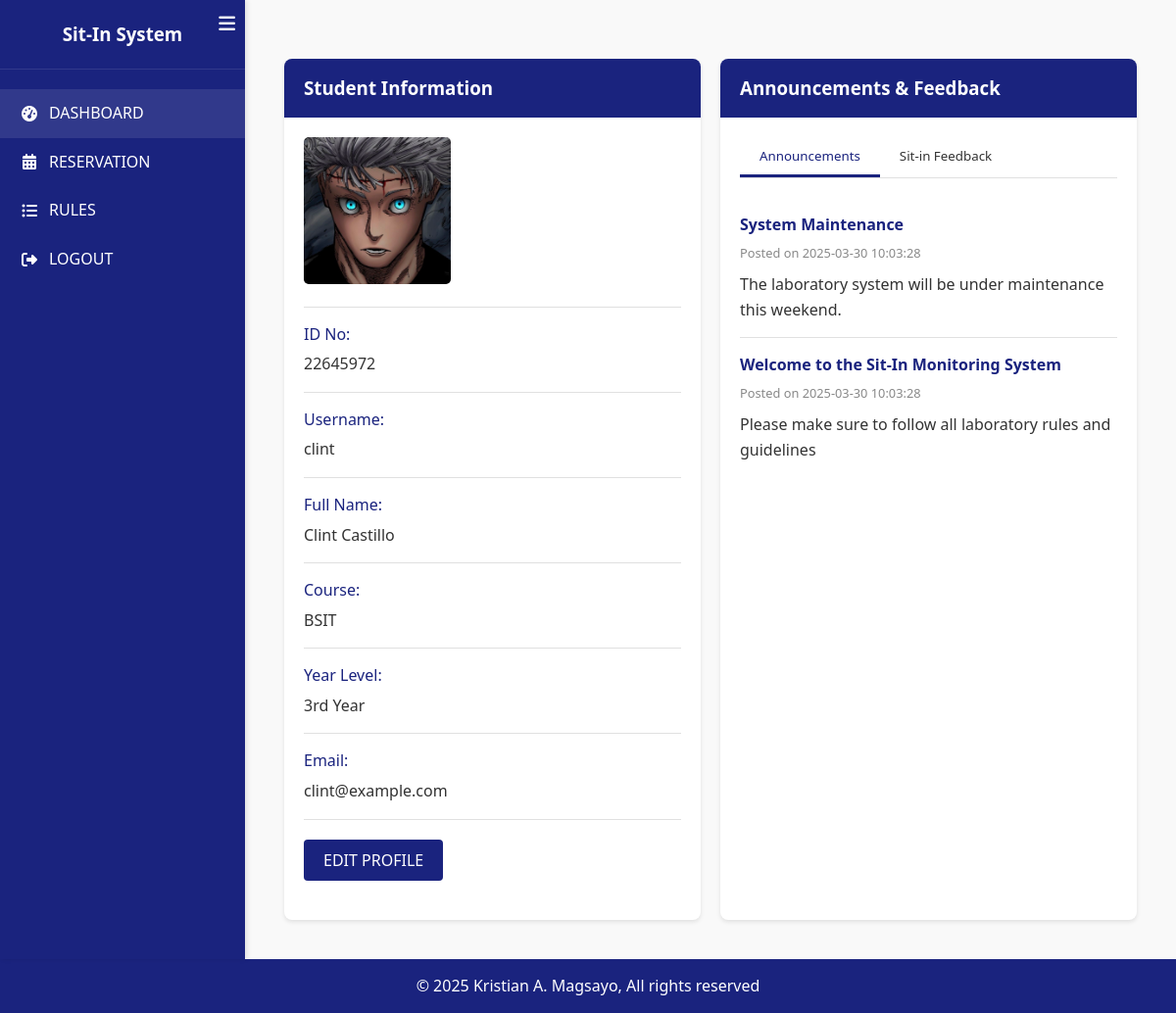
The app's page /dashboard (signed in) with its own data.
### tables this page shows
CREATE TABLE users (
        id INTEGER PRIMARY KEY AUTOINCREMENT,
        id_number TEXT UNIQUE NOT NULL,
        first_name TEXT NOT NULL,
        last_name TEXT NOT NULL,
        middle_name TEXT,
        email TEXT UNIQUE NOT NULL,
        course TEXT NOT NULL,
        level TEXT NOT NULL,
        username TEXT UNIQUE NOT NULL,
        password TEXT NOT NULL,
        profile_pic TEXT
    );

CREATE TABLE announcements (
        id INTEGER PRIMARY KEY AUTOINCREMENT,
        title TEXT NOT NULL,
        content TEXT NOT NULL,
        posted_date TIMESTAMP DEFAULT CURRENT_TIMESTAMP
    );

### app.py (the view)
@app.route('/dashboard')
@login_required
def dashboard():
    user = get_user(session['user_id'])
    db = get_db()
    announcements = db.execute('SELECT * FROM announcements ORDER BY posted_date DESC').fetchall()
    return render_template('dashboard.html', user=user, announcements=announcements)

### app.py (called while the page is built)
def get_db():
    db = getattr(g, '_database', None)
    if db is None:
        db = g._database = sqlite3.connect(DATABASE)
        db.row_factory = sqlite3.Row
    return db

@app.teardown_appcontext
def close_connection(exception):
    db = getattr(g, '_database', None)
    if db is not None:
        db.close()

def login_required(f):
    @wraps(f)
    def decorated_function(*args, **kwargs):
        if 'user_id' not in session:
            flash('Please log in to access this page', 'warning')
            return redirect(url_for('login'))
        return f(*args, **kwargs)
    return decorated_function

def get_user(user_id):
    db = get_db()
    user = db.execute('SELECT * FROM users WHERE id = ?', (user_id,)).fetchone()
    return user

### templates/dashboard.html (shortened to what this page needs)
{% extends 'base.html' %}
{% block dashboard_layout %}
<div class="dashboard">
    <div class="sidebar" id="sidebar">
        <button class="sidebar-toggle" id="sidebarToggle">
            <i class="fas fa-bars"></i>
        </button>
        <div class="sidebar-logo">
            <a href="{{ url_for('index') }}" style="text-decoration: none; color: white; display: block;">
                <h3>Sit-In System</h3>
            </a>
        </div>
        <div class="sidebar-nav">
            <a href="{{ url_for('dashboard') }}" class="active">
                <i class="fas fa-tachometer-alt"></i> <span>DASHBOARD</span>
            </a>
            <a href="{{ url_for('reservation') }}">
                <i class="fas fa-calendar-alt"></i> <span>RESERVATION</span>
            </a>
            <a href="{{ url_for('rules') }}">
                <i class="fas fa-list-ul"></i> <span>RULES</span>
            </a>
            <a href="{{ url_for('logout') }}">
                <i class="fas fa-sign-out-alt"></i> <span>LOGOUT</span>
            </a>
        </div>
    </div>
    <div class="content-area">
        <div class="main-content">
            <div class="profile-section" style="display: grid; grid-template-columns: 1fr 1fr; gap: 20px;">
                <div class="card" style="height: 100%;">
                    <div class="card-header">
                        <h3>Student Information</h3>
                    </div>
                    <div class="card-body">
                        <div class="profile-info">
                            <div class="info-row">
                                {% if user['profile_pic'] %}
                                <div class="profile-image">
                                    <img src="{{ url_for('static', filename=user['profile_pic']) }}" alt="Profile Picture" style="max-width: 150px; max-height: 150px; border-radius: 5px;">
                                </div>
                                {% else %}
                                <div class="info-label">No profile picture available</div>
                                {% endif %}
                            </div>
                            <div class="info-row">
                                <div class="info-label">ID No:</div>
                                <div class="info-value">{{ user['id_number'] }}</div>
                            </div>
                            <div class="info-row">
                                <div class="info-label">Username:</div>
                                <div class="info-value">{{ user['username'] }}</div>
                            </div>
                            <div class="info-row">
                                <div class="info-label">Full Name:</div>
                                <div class="info-value">{{ user['first_name'] }} {% if user['middle_name'] %}{{ user['middle_name'] }} {% endif %}{{ user['last_name'] }}</div>
                            </div>
                            <div class="info-row">
                                <div class="info-label">Course:</div>
                                <div class="info-value">{{ user['course'] }}</div>
                            </div>
                            <div class="info-row">
                                <div class="info-label">Year Level:</div>
                                <div class="info-value">{{ user['level'] }}</div>
                            </div>
                            <div class="info-row">
                                <div class="info-label">Email:</div>
                                <div class="info-value">{{ user['email'] }}</div>
                            </div>
                            <div class="profile-actions">
                                <button class="btn" onclick="location.href='{{ url_for('edit_profile') }}'">EDIT PROFILE</button>
                            </div>
                        </div>
                    </div>
                </div>
                <div class="card" style="height: 100%;">
                    <div class="card-header">
                        <h3>Announcements & Feedback</h3>
                    </div>
                    <div class="card-body">
                        <div class="tabs">
                            <button class="tab active" data-target="announcements-tab">Announcements</button>
                            <button class="tab" data-target="feedback-tab">Sit-in Feedback</button>
                        </div>
                        <div id="announcements-tab" class="tab-content active">
                            <div class="announcements">
                                {% for announcement in announcements %}
                                <div class="announcement-item">
                                    <div class="announcement-header">{{ announcement['title'] }}</div>
                                    <div class="announcement-date">Posted on {{ announcement['posted_date'] }}</div>
                                    <div class="announcement-content">{{ announcement['content'] }}</div>
                                </div>
                                {% endfor %}
                            </div>
                        </div>
                    </div>
                </div>
            </div>
        </div>
    </div>
</div>
{% endblock %}

### static/css/style.css (style rules this page uses)
:root { --primary-color: #1a237e; --secondary-color: #ffc107; --accent-color: #673ab7; --background-color: #f9f9f9; --text-color: #333; --light-gray: #e0e0e0; --white: #ffffff; --shadow: 0 2px 4px rgba(0, 0, 0, 0.1); }
* { margin: 0; padding: 0; box-sizing: border-box; font-family: 'Segoe UI', Tahoma, Geneva, Verdana, sans-serif; }
body { background-color: var(--background-color); color: var(--text-color); line-height: 1.6; }
.main-content { padding: 20px; max-width: 1200px; margin: 0 auto; }
.btn { display: inline-block; padding: 10px 20px; background-color: var(--primary-color); color: var(--white); border: none; border-radius: 4px; cursor: pointer; font-size: 16px; font-weight: 500; text-align: center; transition: background-color 0.3s, transform 0.1s; }
.dashboard { display: flex; min-height: 100vh; }
.sidebar { width: 250px; background-color: var(--primary-color); color: var(--white); padding: 20px 0; box-shadow: 2px 0 5px rgba(0, 0, 0, 0.1); transition: width 0.3s ease; position: relative; }
.sidebar-toggle { position: absolute; top: 10px; right: 10px; color: white; background: none; border: none; font-size: 1.2rem; cursor: pointer; z-index: 10; }
.sidebar-logo { text-align: center; padding: 0 20px 20px; border-bottom: 1px solid rgba(255, 255, 255, 0.1); cursor: pointer; }
.sidebar-logo h3 { transition: opacity 0.3s ease; }
.sidebar-nav { margin-top: 20px; }
.sidebar-nav a { display: flex; align-items: center; padding: 12px 20px; color: var(--white); text-decoration: none; transition: background-color 0.3s; white-space: nowrap; }
.sidebar-nav a:hover, .sidebar-nav a.active { background-color: rgba(255, 255, 255, 0.1); }
.sidebar-nav i { margin-right: 10px; width: 20px; text-align: center; }
.sidebar-nav span { transition: opacity 0.3s ease; }
.content-area { flex: 1; padding: 20px; overflow-y: auto; }
.card { background-color: var(--white); border-radius: 8px; box-shadow: var(--shadow); margin-bottom: 20px; overflow: hidden; }
.card-header { padding: 15px 20px; background-color: var(--primary-color); color: var(--white); font-weight: 500; display: flex; justify-content: space-between; align-items: center; }
.card-body { padding: 20px; }
.tabs { display: flex; border-bottom: 1px solid var(--light-gray); margin-bottom: 20px; }
.tab { padding: 10px 20px; cursor: pointer; background-color: transparent; border: none; border-bottom: 3px solid transparent; font-weight: 500; color: var(--text-color); transition: all 0.3s; }
.tab.active { color: var(--primary-color); border-bottom-color: var(--primary-color); }
.tab-content { display: none; }
.tab-content.active { display: block; }
.profile-section { display: flex; gap: 20px; flex-wrap: wrap; }
.profile-info { flex: 1; min-width: 300px; }
.info-row { margin-bottom: 15px; border-bottom: 1px solid var(--light-gray); padding-bottom: 15px; }
.info-label { font-weight: 500; margin-bottom: 5px; color: var(--primary-color); }
.info-value { color: var(--text-color); }
.profile-actions { display: flex; justify-content: flex-start; margin-top: 20px; gap: 10px; }
.announcements { max-height: 300px; overflow-y: auto; }
.announcement-item { border-bottom: 1px solid var(--light-gray); padding: 15px 0; }
.announcement-item:last-child { border-bottom: none; }
.announcement-header { font-weight: 600; color: var(--primary-color); margin-bottom: 5px; }
.announcement-date { font-size: 0.8rem; color: #888; }
.announcement-content { margin-top: 10px; }

### records on screen
users: profile_pic (picture), id_number "22645972", username "clint", first_name "Clint", last_name "Castillo", course "BSIT", level "3rd Year", email "clint@example.com"
announcements: title "System Maintenance", posted_date "2025-03-30 10:03:28", content "The laboratory system will be under maintenance this weekend."
announcements: title "Welcome to the Sit-In Monitoring System", posted_date "2025-03-30 10:03:28", content "Please make sure to follow all laboratory rules and guidelines"
